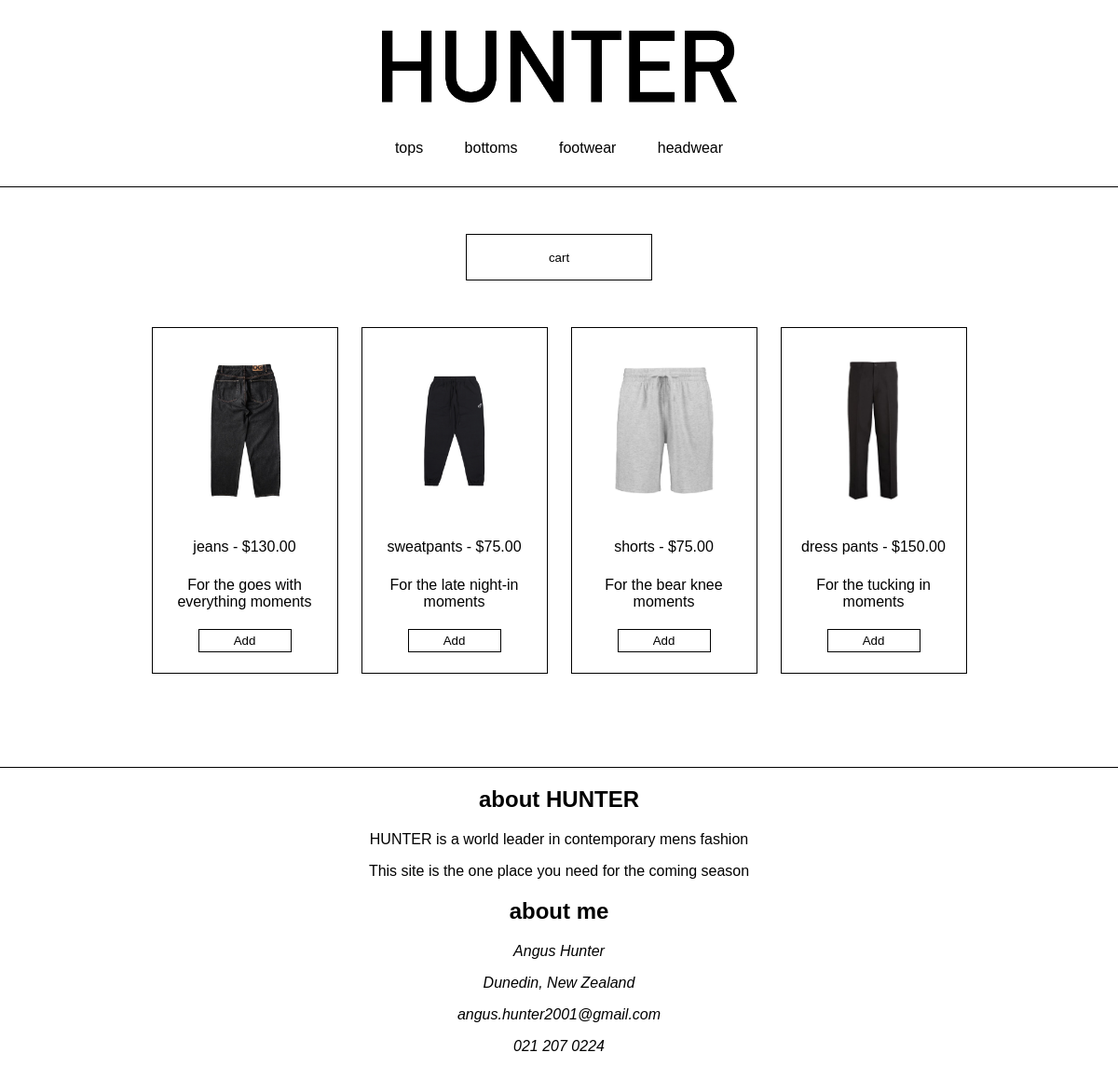
/user/bottoms.php, run on the app's committed database.
### tables this page shows
CREATE TABLE products(
    product_id int(10) NOT NULL AUTO_INCREMENT,
    product_category varchar(50) NOT NULL,
    product_name varchar(50) NOT NULL,
    product_desc varchar(50) NOT NULL,
    product_price decimal(5, 2) NOT NULL,
    product_quantity int(10) NOT NULL,
    product_imagepath varchar(50) NOT NULL,
    PRIMARY KEY(product_id)
);

### www/user/bottoms.php (the view, shortened to what this page needs)
<!DOCTYPE HTML PUBLIC "-//IETF//DTD HTML//EN">
<html lang="en">
    <head>
        <link rel="stylesheet" href="css/style.css"/>
    </head>
    <body>
        <header>
            <a href="index.php">
                <img src="images/logo.png" id="hunter">
            </a>
            <nav>
                <ul>
                    <li><a href="tops.php">tops</a></li>
                    <li><a href="bottoms.php">bottoms</a></li>
                    <li><a href="footwear.php">footwear</a></li>
                    <li><a href="headwear.php">headwear</a></li>
                </ul>
            </nav>
        </header>
        <main>
            <button id="cartButton">cart</button>
            <div class="wrapper">
                <?php
                    $db_host   = '192.168.2.13';
                    $db_name   = 'fvision';
                    $db_user   = 'webuser';
                    $db_passwd = 'insecure_db_pw';
                    $pdo_dsn = "mysql:host=$db_host;dbname=$db_name";
                    $pdo = new PDO($pdo_dsn, $db_user, $db_passwd);
                    $q = $pdo->query("SELECT * FROM products WHERE product_category='bottoms'");
                    while($row = $q->fetch()){
                        echo "<div class='box'>";
                        echo "<a><img src='".$row["product_imagepath"]."' id='productImage'></a>";
                        echo "<p>".$row["product_name"]." - $".$row["product_price"]."</p>";
                        echo "<p>".$row["product_desc"]."</p>";
                        echo "<button id='addToCart'>Add</button>";
                        echo "</div>\n";
                    }
                ?>
            </div>
            <footer>
                <h2>about HUNTER</h2>
                <p>HUNTER is a world leader in contemporary mens fashion</p>
                <p>This site is the one place you need for the coming season</p>
                <h2>about me</h2>
                <address>
                    <p>Angus Hunter</p>
                    <p>Dunedin, New Zealand</p>
                    <p>angus.hunter2001@gmail.com</p>
                    <p>021 207 0224</p>
                </address>
            </footer>
        </main>
    </body>
</html>

### www/user/css/style.css (style rules this page uses)
body { font-family: sans-serif; margin: 0px; }
main { text-align: center; margin-top: 50px; }
footer { margin-top: 100px; margin-bottom: 50px; border-top-color: black; border-top-width: 1px; border-top-style: solid; }
#cartButton { width: 200px; height: 50px; margin-bottom: 50px; background-color: white; border-color: black; border-width: 1px; border-style: solid; }
#addToCart { width: 100px; height: 25px; color: rgb(0, 0, 0); background-color: white; margin-bottom: 0px; margin-left: auto; margin-right: auto; border-color: black; border-width: 1px; border-style: solid; }
header { text-align: center; height: 200px; margin-top: 0px; border-bottom-color: black; border-bottom-width: 1px; border-bottom-style: solid; }
#hunter { height: 150px; z-index: 10; }
nav ul { text-decoration: none; list-style-type: none; margin: 0; padding: 0; }
nav ul li { display: inline; padding: 20px; }
a { color: black; }
a:link { text-decoration: none; }
.wrapper { display: grid; grid-template-columns: 200px 200px 200px 200px; grid-gap: 25px; background-color: #fff; color: #444; align-items: center; justify-content: center; }
.box { background-color: rgb(255, 255, 255); color: rgb(0, 0, 0); height: 350px; align-items: center; display: grid; grid-template-rows: 200px 50px 50px 50px; border-color: black; border-width: 1px; border-style: solid; padding: 10px; }
#productImage { width: 150px; }

### data on the page
products: product_imagepath (picture), product_name "jeans", product_price "130.00", product_desc "For the goes with everything moments"
products: product_imagepath (picture), product_name "sweatpants", product_price "75.00", product_desc "For the late night-in moments"
products: product_imagepath (picture), product_name "shorts", product_price "75.00", product_desc "For the bear knee moments"
products: product_imagepath (picture), product_name "dress pants", product_price "150.00", product_desc "For the tucking in moments"
